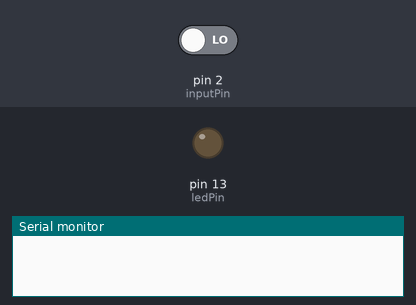
The sketch below on a simulated Arduino Uno, built with avr-gcc and run on an emulated ATmega328P. Parts: output pins drawn as LEDs (lit = HIGH), the last lines printed to the serial monitor. Inputs (shaded band) come from the test bench; at power-on: pin 2 (inputPin) LOW.

Above: at 1.2 s.
1.3 s: pin 2 (inputPin) driven HIGH
At 2.5 s:
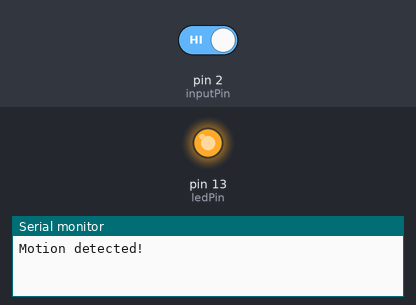
2.8 s: pin 2 (inputPin) driven LOW
At 3.7 s:
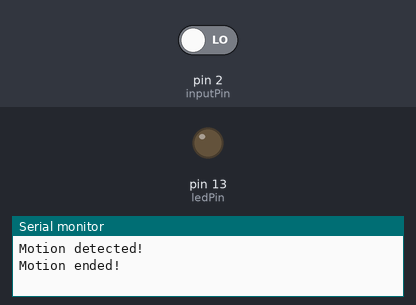
Timing chart, 0 to 5.8 s (numbered marks = the images above; inputs shaded):
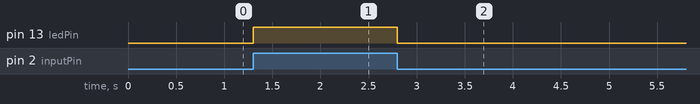

Measured:
- after the input at 1.3 s, pin 13 (ledPin): LOW → HIGH at once
- after the input at 2.8 s, pin 13 (ledPin): HIGH → LOW at once

The sketch:

PIRsensor.ino
```cpp
/* 인체감지센서(PIR) 테스트 */

int ledPin = 13; // LED 연결핀
int inputPin = 2; // 센서 시그널핀
int pirState = LOW; // PIR 초기상태
int val = 0; // Signal 입력값

void setup() {
    pinMode(ledPin, OUTPUT); // LED Output 설정
    pinMode(inputPin, INPUT); // 센서 Input 설정

    Serial.begin(9600);
}

void loop(){
    val = digitalRead(inputPin); // 센서값 읽기
    if (val == HIGH) { // 인체감지시
        digitalWrite(ledPin, HIGH); // LED ON
        if (pirState == LOW) {
        // 시리얼모니터에 메시지 출력
        Serial.println("Motion detected!");
        pirState = HIGH;
        }
    } else {
        digitalWrite(ledPin, LOW); // LED OFF
        if (pirState == HIGH){
            // 시리얼모니터에 메시지 출력
            Serial.println("Motion ended!");
            pirState = LOW;
        }
    }
}
```
